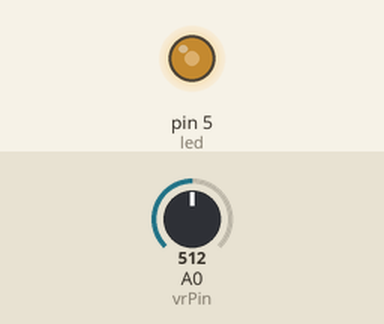
The sketch below on a simulated Arduino Uno, built with avr-gcc and run on an emulated ATmega328P. Shown: output pins drawn as LEDs (lit = HIGH). The test bench sets the inputs (shaded band); at power-on: A0 (vrPin) = 512. What the sketch prints to the serial monitor is not drawn.

Above: at 1.2 s.
1.3 s: A0 (vrPin) set to 716
At 2.5 s:
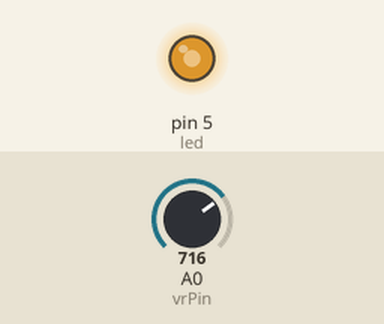
2.8 s: A0 (vrPin) set to 900
At 4.0 s:
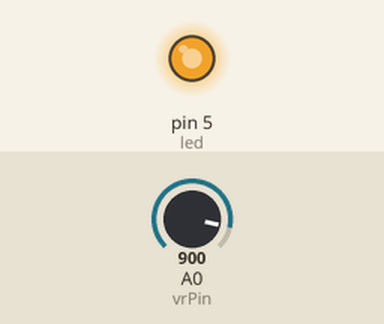
4.3 s: A0 (vrPin) set to 122
At 5.5 s:
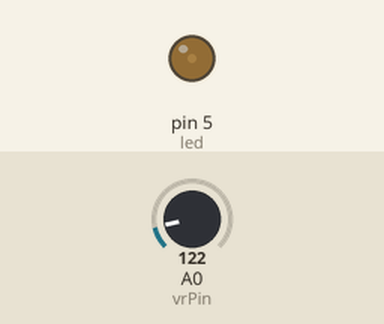
5.8 s: A0 (vrPin) set to 511
At 7.1 s:
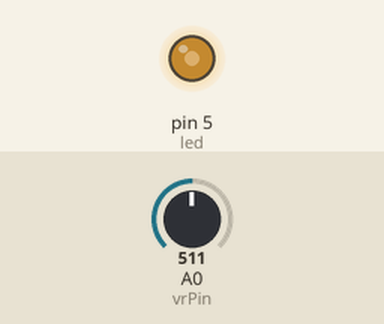
Timing chart, 0 to 8.8 s (numbered marks = the images above; inputs shaded):
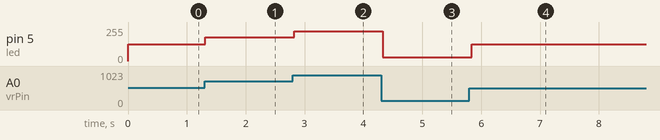

The sketch:

ep_2.ino
```cpp
int vrPin=A0; //ESP8266 Analog pin ADC0 = A0
int led=5; //D1
int Val = 0; // value read from the pot
void setup() {
   Serial.begin(115200);
   pinMode(vrPin,INPUT);
   pinMode(led,OUTPUT);
}
void loop(){
   //read the analog in value
Val = analogRead(vrPin);
int val1=map(Val,12,1024,0,255);
//print the reading in the Serial Monitor
Serial.print("sensor  =   ");
Serial.print(Val);
Serial.print("    vr =   ");
Serial.print(val1);
analogWrite(led,val1);
delay(100);
}
```

Measured:
- after the input at 1.3 s, pin 5 (led): 125/255 → 177/255 at once
- after the input at 2.8 s, pin 5 (led): 177/255 → 223/255 at once
- after the input at 4.3 s, pin 5 (led): 223/255 → 27/255 at once
- after the input at 5.8 s, pin 5 (led): 27/255 → 125/255 at once
